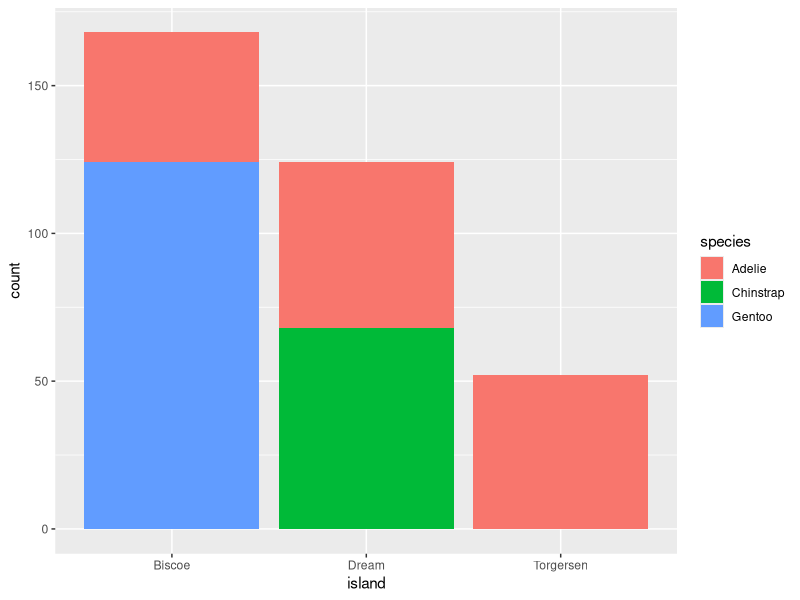
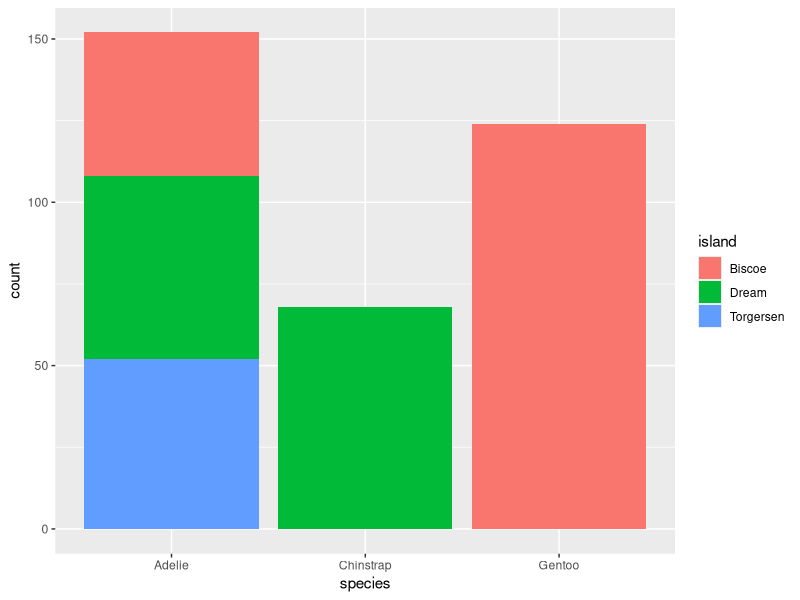
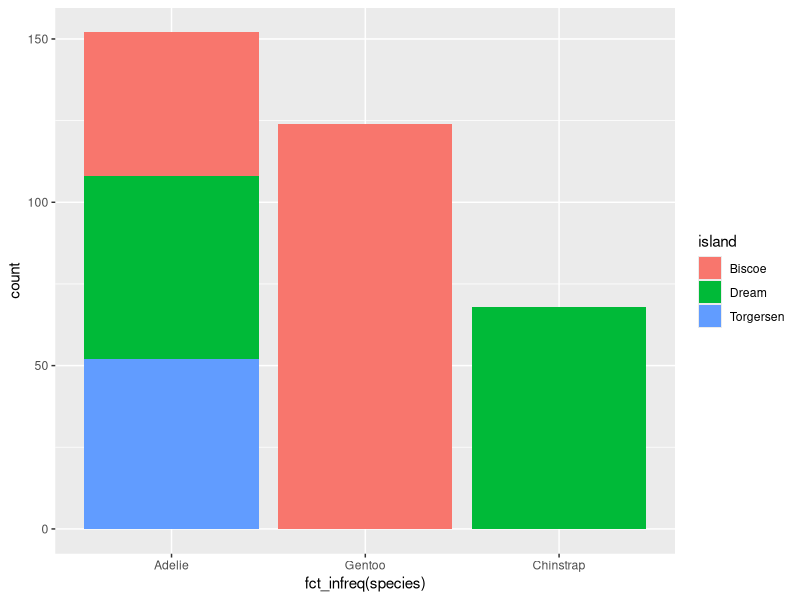
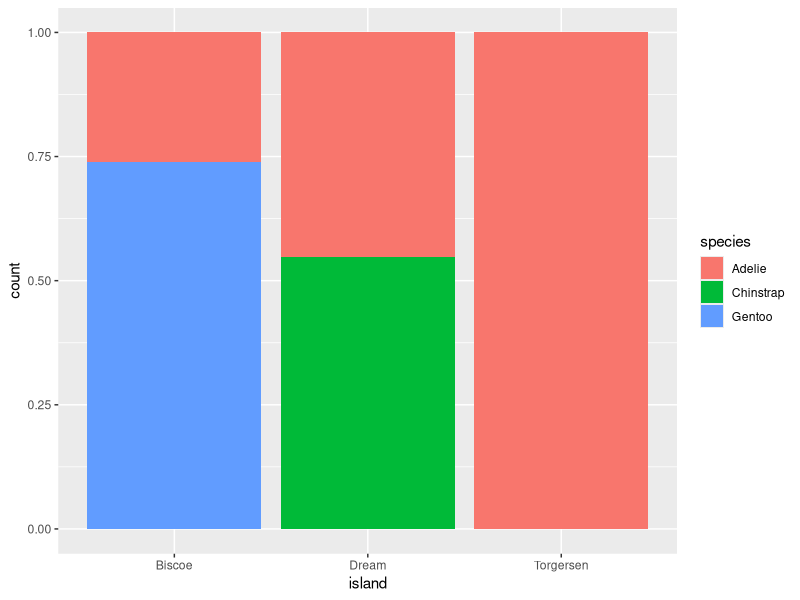
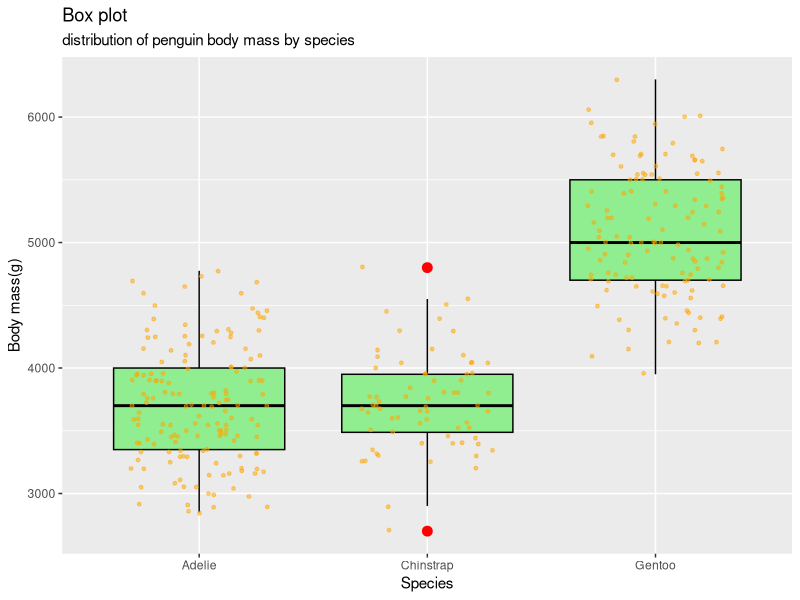
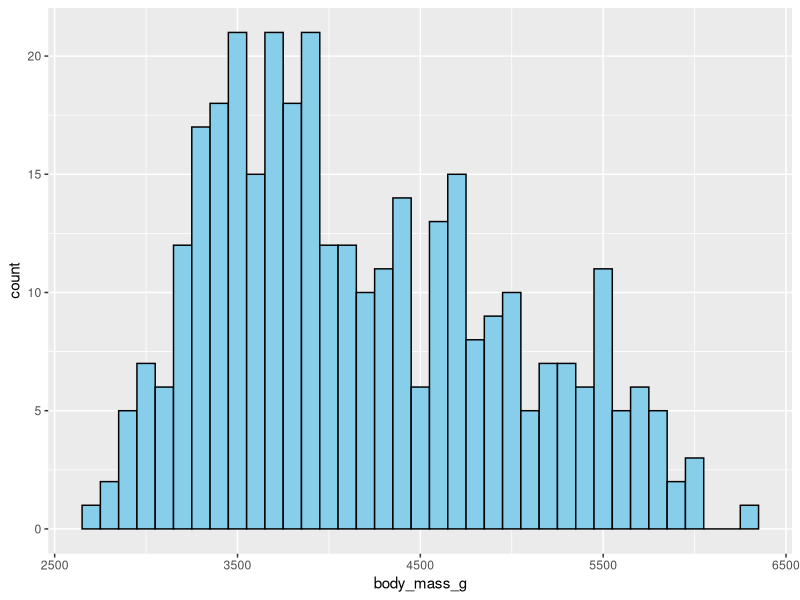
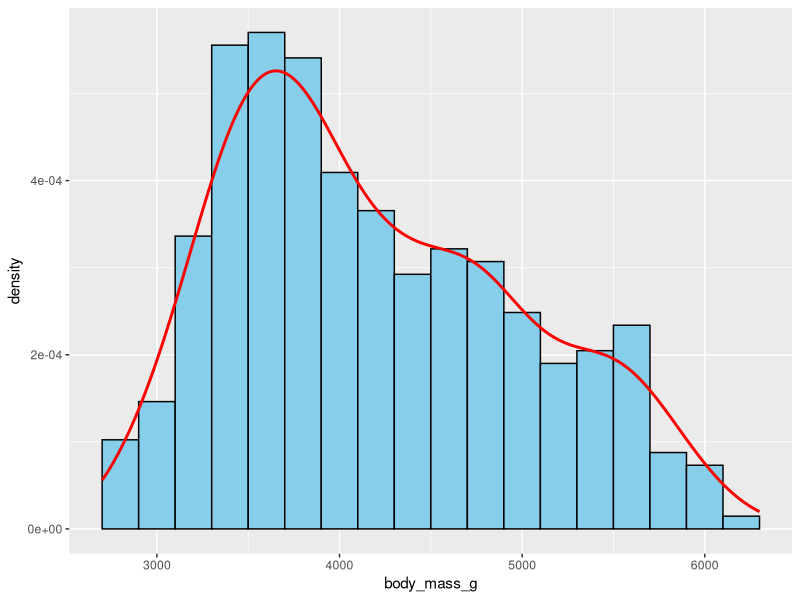
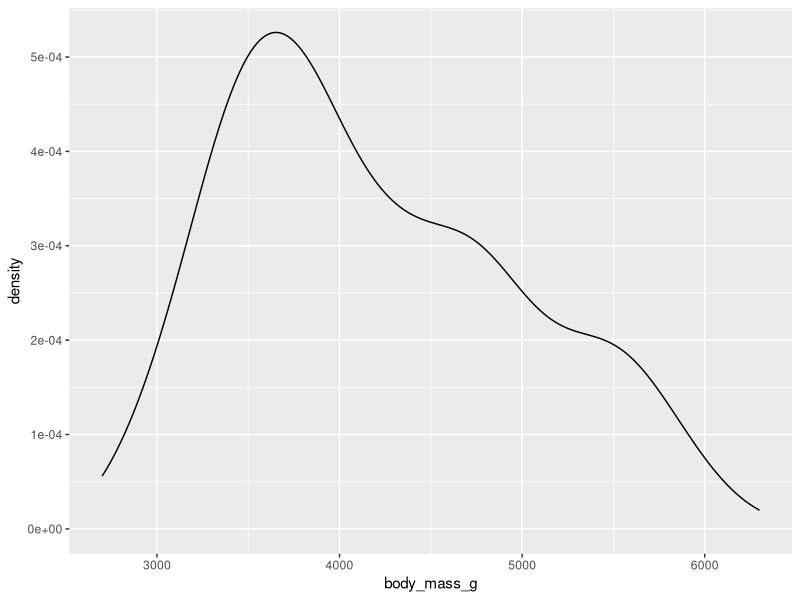

Write the R code that produced these figures, in order.
library(tidyverse)

library(palmerpenguins)

##Bar plots
ggplot(penguins, aes(x = island, fill = species)) + geom_bar()

ggplot(penguins, aes(x = species, fill = island)) + geom_bar()

##to order in frequency of count
ggplot(penguins, aes(x = fct_infreq(species), fill = island)) + geom_bar() 


## to see the relative frequency
ggplot(penguins, aes(x = island, fill = species)) + geom_bar(position="fill")


### Box plot
ggplot(penguins, aes(x = species, y = body_mass_g)) + 
  geom_boxplot(fill="lightgreen", color="black", outlier.size = 3, outlier.color="red") + ##outlier aesthetics 
  geom_jitter(width = 0.3, size = 1, color = "orange", alpha = 0.5) + ##jitter to see individual data points
  labs(title = "Box plot", subtitle = "distribution of penguin body mass by species", 
       x = "Species", y = "Body mass(g)")


### Histogram

ggplot(penguins, aes(x = body_mass_g)) + 
  geom_histogram(binwidth = 100, fill = "skyblue", color = "black") ## use bins = 30 or 50 if unsure about bindwidth

# to add density curve on top of histogram
ggplot(penguins, aes(x = body_mass_g)) + 
  geom_histogram(aes(y = after_stat(density)), binwidth = 200, fill = "skyblue", color = "black") + #normalize y axis for density
  geom_density(color = "red", linewidth = 1) #add density line

### Density plot
ggplot(penguins, aes(x = body_mass_g)) + 
  geom_density()

ggplot(penguins, aes(x = body_mass_g, color = species, fill = species)) + # plot by species
  geom_density(linewidth = 1, alpha = 0.3)

ggplot(penguins, aes(x = body_mass_g)) + 
  geom_density(aes(color = species, fill = species), linewidth = 1, alpha = 0.3) + 
  facet_wrap(~species) # facet by species

### Scatter plot
ggplot(penguins, aes(x = flipper_length_mm, y = body_mass_g)) + 
  geom_point(aes(color = species, shape = island)) + 
  geom_smooth(method = "lm", color = "purple")

